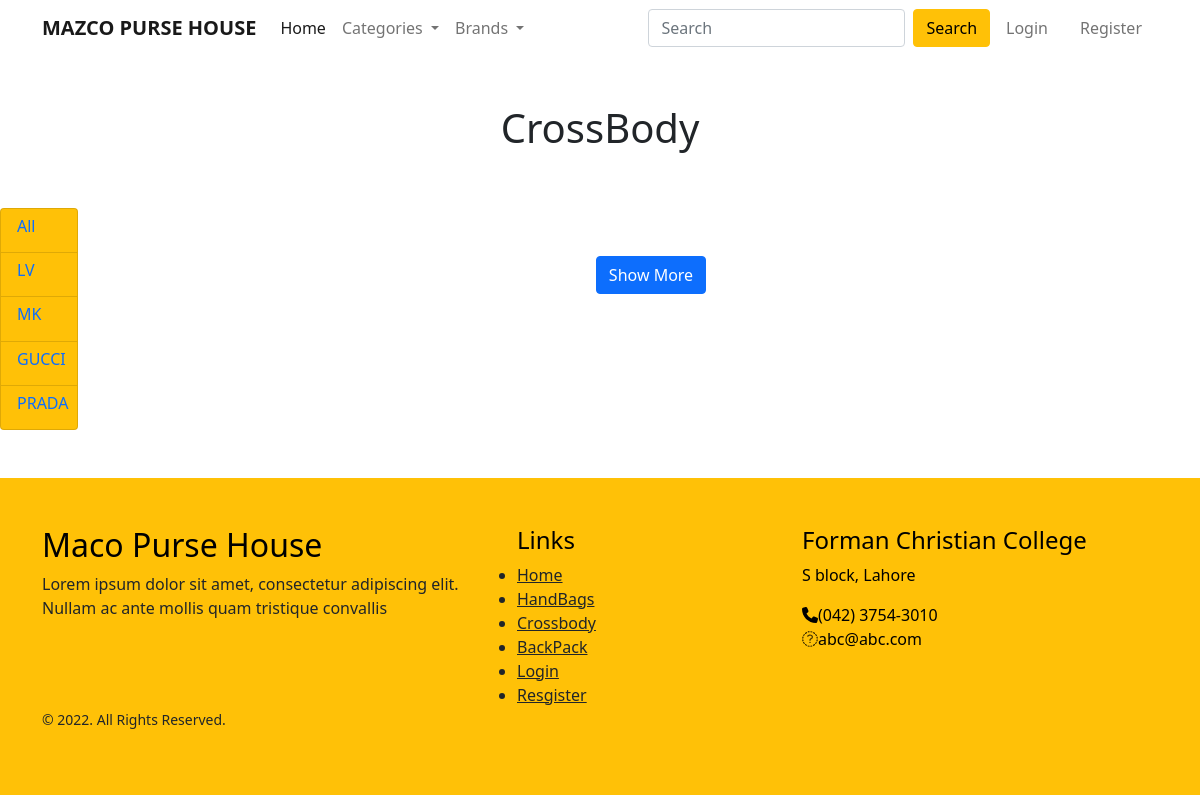
Page /crossbody/ on the earlier database version.
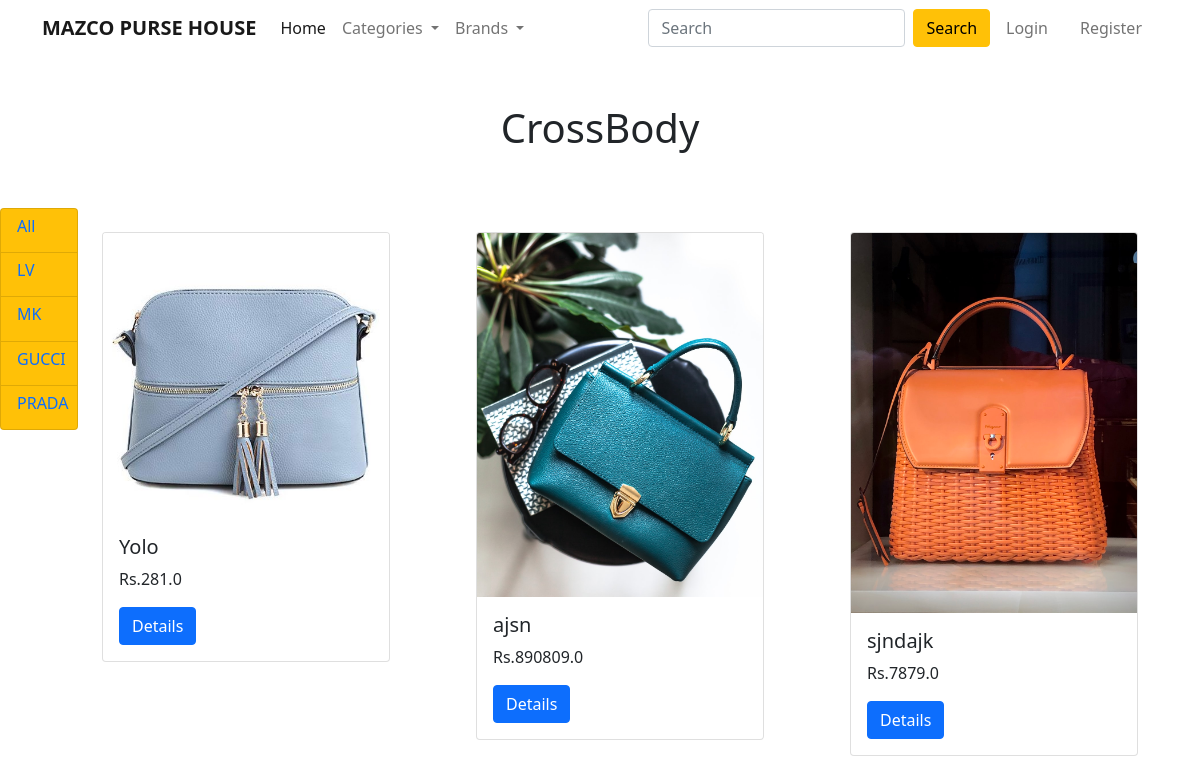
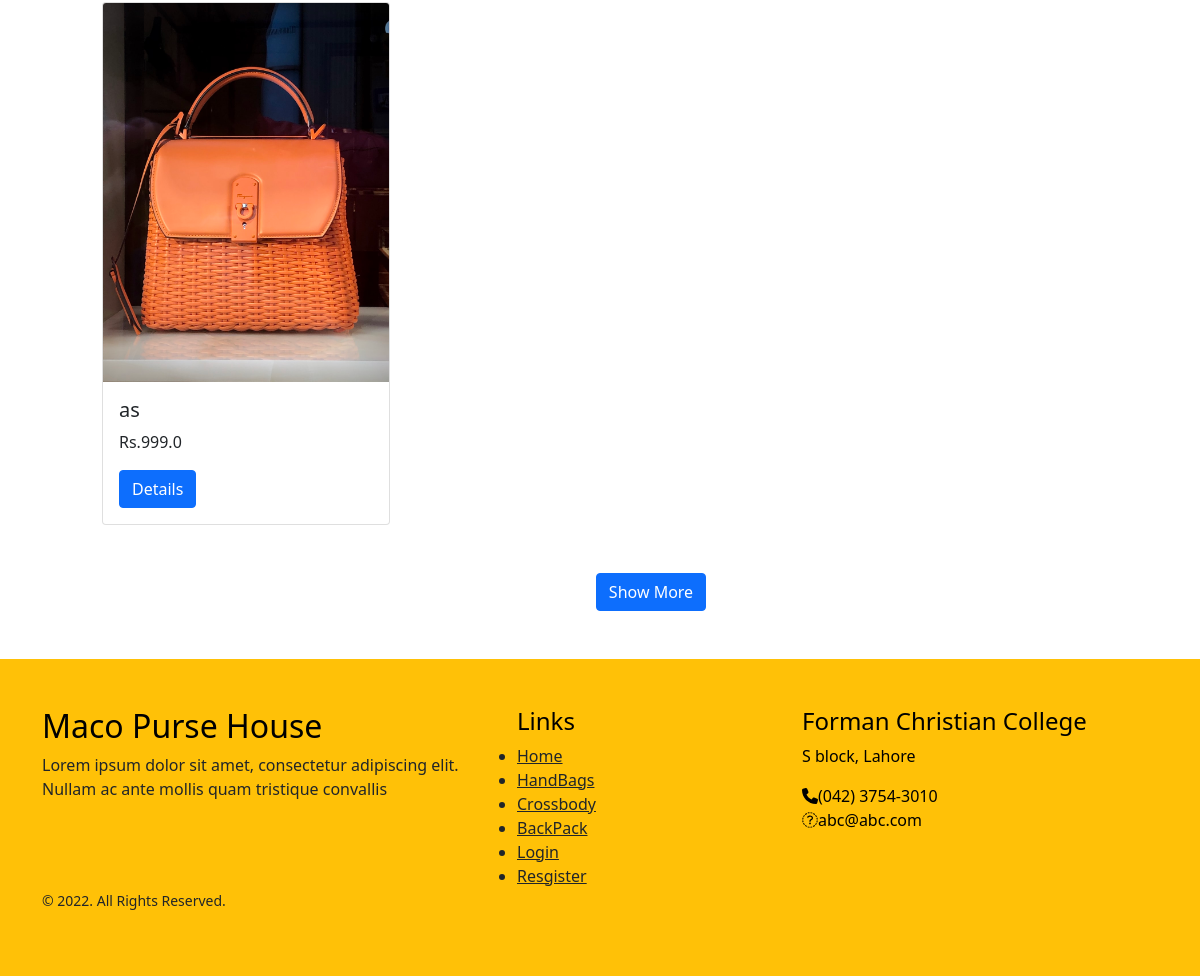
Same page on the later database version (2 pictures, top to bottom).
### app/models.py (models this page shows, shortened)
class Product(models.Model):
    title= models.CharField(max_length= 200)
    selling_price = models.FloatField()
    discounted_price = models.FloatField()
    description = models.TextField()
    brand = models.CharField(max_length= 200)
    category = models.CharField ( choices=CATEGORY_CHOICES, max_length = 2)
    product_image = models.ImageField(upload_to = 'productimg')

### app/views.py (the view)
# urls.py: path('crossbody/', views.CrossBodyView.as_view(), name='crossbody'),
class CrossBodyView(View):
    def get(self, request, data = None):
        if data == None:
            crossbody = Product.objects.filter(category = 'C')
        elif data == 'lv' or data == 'mk':
            crossbody = Product.objects.filter(category = 'C').filter(brand = data)
        return render(request, 'app/crossbody.html' , {'crossbody':crossbody})

### app/templates/app/crossbody.html (shortened to what this page needs)
{% extends 'app/base.html' %}
{% load static %}
{% block main-content %}
<h1 class="text-center py-5">CrossBody</h1>
<div class="row">
    <div class="col-md-1 ">
<ul class="list-group ">
    <a href="{% url 'crossbody' %}" class="list-group-item  bg-warning"> <h6>All</h6></a>
    <a href="{% url 'crossbodydata' 'lv' %}" class="list-group-item bg-warning"> <h6>LV</h6></a>
    <a href="{% url 'crossbodydata' 'mk'%}" class="list-group-item bg-warning"> <h6>MK</h6></a>
    <a href="{% url 'crossbodydata' 'lv'%}" class="list-group-item bg-warning"> <h6>GUCCI</h6></a>
    <a href="{% url 'crossbodydata' 'lv'%}" class="list-group-item bg-warning"> <h6>PRADA</h6></a>
</ul>
    </div>
    <div class="col-md-11">
    <div class="row">
       {% for c in crossbody %}
        <div class="col-lg-4 col-md-4 col-12 pt-4 ">
        <div class="card " style="width: 18rem;">
            <img class="card-img-top" src="{{c.product_image.url}}" alt="Card image cap">
            <div class="card-body">
            <h5 class="card-title">{{c.title}}</h5>
            <p class="card-text">Rs.{{c.selling_price}}</p>
            <a href="{% url 'product-detail' c.id %}" class="btn btn-primary">Details</a>
            </div>
        </div>
        </div>
        {% endfor %}
    </div>
     <div class="pt-5 justify-content-center text-center">
        <a href="/bags/" class="btn btn-primary">Show More</a>
     </div>
    </div>
    </div>
{% endblock main-content %}

### app/templates/app/base.html (shortened to what this page needs)
<!doctype html>
{% load static %}
<html lang="en">
  <head>
    <link href="https://cdn.jsdelivr.net/npm/bootstrap@5.0.0-beta1/dist/css/bootstrap.min.css" rel="stylesheet">
    <link rel="stylesheet" href="{% static 'app/css/owl.carousel.min.css' %}">
    <link rel="stylesheet" href="{% static 'app/css/all.min.css' %}">
    <link rel="stylesheet" href="{% static 'app/css/style.css' %}">
  </head>
  <body>
    <nav class="navbar navbar-expand-lg navbar-light ">
     <div class="container">
       <a class="navbar-brand"  href="/"> <strong>MAZCO PURSE HOUSE</strong> </a>
       <div class="collapse navbar-collapse" id="navbarSupportedContent">
         <ul class="navbar-nav me-auto mb-2 mb-lg-0">
           <li class="nav-item">
             <a class="nav-link active" aria-current="page" href="/">Home</a>
           </li>
           <li class="nav-item dropdown">
             <a class="nav-link dropdown-toggle " href="#" id="Dropdowns" role="button" data-bs-toggle="dropdown" aria-expanded="false">
               Categories
             </a>
           </li>
           <li class="nav-item dropdown">
             <a class="nav-link dropdown-toggle " href="#" id="sDropdown" role="button" data-bs-toggle="dropdown" aria-expanded="false">
               Brands
             </a>
           </li>
         </ul>
         <form class="d-flex">
           <input class="form-control me-2" type="search" placeholder="Search" aria-label="Search">
           <button class="btn btn-warning" type="submit">Search</button>
         </form>
         <div>
          <ul class="navbar-nav me-auto mb-2 mb-lg-0">
            {% if request.user.is_authenticated %}
            <li class="nav-item dropdown mx-2">
              <a class="nav-link dropdown-toggle text-dark" href="#" id="profileDropdown" role="button" data-bs-toggle="dropdown" aria-expanded="false">
                Sonam
              </a>
              <ul class="dropdown-menu" aria-labelledby="profileDropdown">
                <li><a class="dropdown-item" href="{% url 'profile' %}">Profile</a></li>
                <li><a class="dropdown-item" href="{% url 'orders' %}">Orders</a></li>
                <li><a class="dropdown-item" href="{% url 'passwordchange' %}">Change Password</a></li>
                <li><a class="dropdown-item" href="{% url 'logout' %}">Logout</a></li>
              </ul>
            </li>
            <li class="nav-item mx-2">
             <a href="{% url 'add-to-cart' %}" class="nav-link "><span class="badge bg-danger">0</span> Cart </a>
            </li>
            {% else %}
            <li class="nav-item mx-2">
             <a href="{% url 'login' %}" class="nav-link ">Login</a>
            </li>
            <li class="nav-item mx-2">
             <a href="{% url 'customerregistration' %}" class="nav-link ">Register</a>
            </li>
            {% endif %}
          </ul>
         </div>
       </div>
     </div>
    </nav>
    {% block main-content %} {% endblock main-content %}
    <div class="mt-5 pt-5 pb-5 footer btn-warning">
      <div class="container">
        <div class="row">
          <div class="col-lg-5 col-xs-12">
            <h2>Maco Purse House</h2>
            <p class="pr-5 text-dark">Lorem ipsum dolor sit amet, consectetur adipiscing elit. Nullam ac ante mollis quam tristique convallis </p>
          </div>
          <div class="col-lg-3 col-xs-12 links">
            <h4 class="mt-lg-0 mt-sm-3">Links</h4>
              <ul class="m-0 p-0 text-dark">
                <li> <a  class="text-dark" href="/">Home</a></li>
                <li> <a class="text-dark" href="/bags/">HandBags</a></li>
                <li> <a  class="text-dark"href="/crossbody/">Crossbody</a></li>
                <li> <a class="text-dark" href="/backpack/">BackPack</a></li>
                <li> <a  class="text-dark"href="/login/">Login</a></li>
                <li> <a  class="text-dark"href="/registration/">Resgister</a></li>
              </ul>
          </div>
          <div class="col-lg-4 col-xs-12 ">
            <h4 class="mt-lg-0 mt-sm-4">Forman Christian College</h4>
            <p>S block, Lahore</p>
            <p class="mb-0"><i class="fa fa-phone mr-3"></i>(042) 3754-3010</p>
            <p><i class="fa fa-envelope-o mr-3"></i>abc@abc.com</p>
          </div>
        </div>
        <div class="row ">
          <div class="col copyright">
            <p class=""><small class="text-dark">© 2022. All Rights Reserved.</small></p>
          </div>
        </div>
      </div>
      </div>
  </body>
</html>

Differences in the rows shown:
added Product: product_image (picture), title "Yolo", selling_price "281.0"
added Product: product_image (picture), title "ajsn", selling_price "890809.0"
added Product: product_image (picture), title "sjndajk", selling_price "7879.0"
added Product: product_image (picture), title "as", selling_price "999.0"
